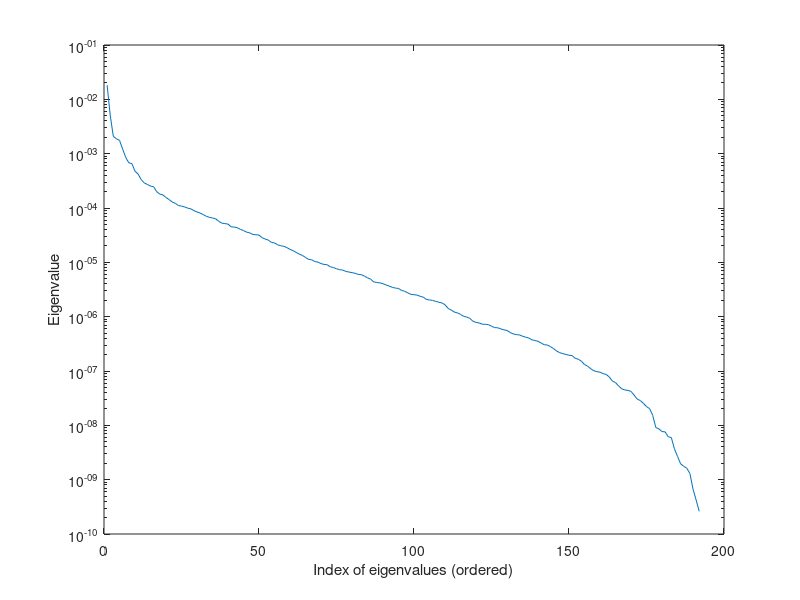

Here is the MATLAB script that generated this plot: (Note: a time limit stopped this script after it produced the figure.)
disp('Question 2');

%% load data
data=load('trainInput.csv');
target=load('trainTarget.csv');

[comps perc eigval]=pca(data);

%% plot eigenspectrum
x=1:length(eigval);
hold off;
semilogy(x, eigval);
xlabel('Index of eigenvalues (ordered)');
ylabel('Eigenvalue');
print -dpsc eigenspectrum.eps

%% calculate cumulated percentages
cumperc=cumsum(perc.*100);

%% output number of needed pcs
i=1;
while cumperc(i)<90  
    i=i+1;
end
fprintf('%f principal components are needed to give us more than 90 percent of the variance: they give us %f percent.\n', i, cumperc(i));

%% plot cumulated percentages
plot(x, cumperc, 'r');
hold on;
plot(x, ones(size(eigval)).*90, 'k');
xlabel('Index of eigenvalues (ordered)');
ylabel('Cumulated sum of eigenvalues 1..i');
print -dpsc pcscumulatedperc.eps
hold off;

%% plot to first two pcs
comp1=comps(:,1);
comp2=comps(:,2);
reduced=zeros(0,2);
for i=1:size(data,1)
    newx1=comp1'*data(i,:)';
    newx2=comp2'*data(i,:)';
    reduced=[reduced; newx1, newx2];
end

plotclasses(reduced(:,1), reduced(:,2), target);
xlabel('PC1');
ylabel('PC2');
legend('Class 0', 'Class 1', 'Class 2', 'Class 3', 'Class 4', 'Class 5', 'Class  6');
scale=axis;
axis([-0.4 0.5 scale(3) scale(4)]);
print -dpsc pcaplot.eps

disp('Question 3');
%% run kmeans
[idx clustermeans]=kmeans(data, 7, 'Distance', 'sqEuclidean', 'Start', 'sample');

redcm=zeros(0,2);
for i=1:size(clustermeans,1)
    newx1=comp1'*clustermeans(i,:)';
    newx2=comp2'*clustermeans(i,:)';
    redcm=[redcm; newx1, newx2];
end

plot(redcm(:,1), redcm(:,2), 'k+', 'markersize', 20);
legend('Class 0', 'Class 1', 'Class 2', 'Class 3', 'Class 4', 'Class 5', 'Class  6', 'Cluster Centers');
print -dpsc 7meansclusters.eps
